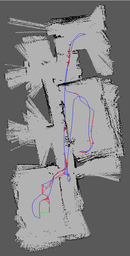
#> input picture planning/lab_map.png, 130 x 256 px, shrunk from 490 x 968 before the run
$ python a_star.py   (Python 2 division)   (older library calls are emulated)
#> lines starting #> are read from the running program, lines starting #| are printed output that depends on the picture; after the words box and inside, x2 and y2 are one past the last pixel; in counts of white or black regions, pixels touching at a corner belong together; long printed decimals are rounded
"""

A* grid based planning

author: Atsushi Sakai(@Atsushi_twi)
        Nikos Kanargias (nkana@tee.gr)

See Wikipedia article (https://en.wikipedia.org/wiki/A*_search_algorithm)
See also code of Christian Careaga (http://code.activestate.com/recipes/578919-python-a-pathfinding-with-binary-heap/)

"""


# [8 lines of commented-out code are left out]

import matplotlib.pyplot as plt
import math
import cv2
import numpy as np
from ipdb import set_trace

show_animation = True


class Node:

    def __init__(self, x, y, cost, pind):
        self.x = x
        self.y = y
        self.cost = cost
        self.pind = pind

    def __str__(self):
        return str(self.x) + "," + str(self.y) + "," + str(self.cost) + "," + str(self.pind)


def calc_fianl_path(ngoal, closedset, reso):
    # generate final course
    rx, ry = [ngoal.x * reso], [ngoal.y * reso]
    pind = ngoal.pind
    while pind != -1:
        n = closedset[pind]
        rx.append(n.x * reso)
        ry.append(n.y * reso)
        pind = n.pind

    return rx, ry


def a_star_planning(sx, sy, gx, gy, ox, oy, reso, rr):
    """
    gx: goal x position [m]
    gx: goal x position [m]
    ox: x position list of Obstacles [m]
    oy: y position list of Obstacles [m]
    reso: grid resolution [m]
    rr: robot radius[m]
    """

    nstart = Node(round(sx / reso), round(sy / reso), 0.0, -1)
    ngoal = Node(round(gx / reso), round(gy / reso), 0.0, -1)
    ox = [iox / reso for iox in ox]
    oy = [ioy / reso for ioy in oy]

    obmap, minx, miny, maxx, maxy, xw, yw = calc_obstacle_map(ox, oy, reso, rr)

    motion = get_motion_model()

    openset, closedset = dict(), dict()
    openset[calc_index(nstart, xw, minx, miny)] = nstart

    while 1:
        c_id = min(
            openset, key=lambda o: openset[o].cost + calc_heuristic(ngoal, openset[o]))
        current = openset[c_id]

        # show graph
        if show_animation:
            plt.plot(current.x * reso, current.y * reso, "xc")
            if len(closedset.keys()) % 10 == 0:
                plt.pause(0.001)

        if current.x == ngoal.x and current.y == ngoal.y:
            print("Find goal")
            ngoal.pind = current.pind
            ngoal.cost = current.cost
            break

        # Remove the item from the open set
        del openset[c_id]
        # Add it to the closed set
        closedset[c_id] = current

        # expand search grid based on motion model
        for i in range(len(motion)):
            node = Node(current.x + motion[i][0],
                        current.y + motion[i][1],
                        current.cost + motion[i][2], c_id)
            n_id = calc_index(node, xw, minx, miny)

            if not verify_node(node, obmap, minx, miny, maxx, maxy):
                continue

            if n_id in closedset:
                continue

            if n_id not in openset:
                openset[n_id] = node

            # The distance from start to a neighbor.
            # The "dist_between" function may vary as per the solution requirements.
            if node.cost >= openset[n_id].cost:
                continue  # This is not a better path.

            # This path is the best until now. Record it!
            openset[n_id].cost = node.cost
            openset[n_id].pind = c_id

    rx, ry = calc_fianl_path(ngoal, closedset, reso)

    return rx, ry


def calc_heuristic(n1, n2):
    w = 1.0  # weight of heuristic
    d = w * math.sqrt((n1.x - n2.x)**2 + (n1.y - n2.y)**2)
    return d


def verify_node(node, obmap, minx, miny, maxx, maxy):

    if node.x < minx:
        return False
    elif node.y < miny:
        return False
    elif node.x >= maxx:
        return False
    elif node.y >= maxy:
        return False
    # [4 lines of commented-out code are left out]

    if obmap[int(node.y)][int(node.x)]:
        return False

    return True


def calc_obstacle_map(ox, oy, reso, vr):

    minx = round(min(ox))
    miny = round(min(oy))
    maxx = round(max(ox))
    maxy = round(max(oy))
    print("minx:", minx)
    print("miny:", miny)
    print("maxx:", maxx)
    print("maxy:", maxy)

    xwidth = round(maxx - minx)
    ywidth = round(maxy - miny)
    print("xwidth:", xwidth)
    print("ywidth:", ywidth)

    # obstacle map generation
    obmap = [[False for i in range(int(xwidth))] for i in range(int(ywidth))]
    obmap = np.array(obmap)
    print np.array(obmap).shape    # set_trace()
    for ix in range(int(xwidth)-1):
        x = ix + minx
        for iy in range(int(ywidth)-1):
            y = iy + miny
            #  print(x, y)
            for iox, ioy in zip(ox, oy):
                d = math.sqrt((iox - x)**2 + (ioy - y)**2)
                if d <= vr / reso:
                    # set_trace()
                    # if iy < len(obmap[0]):
                    print ix,iy
                    obmap[iy][ix] = True
                    break
    # set_trace()
    return obmap, minx, miny, maxx, maxy, xwidth, ywidth


def calc_index(node, xwidth, xmin, ymin):
    return (node.y - ymin) * xwidth + (node.x - xmin)


def get_motion_model():
    # dx, dy, cost
    motion = [[1, 0, 1],
              [0, 1, 1],
              [-1, 0, 1],
              [0, -1, 1],
              [-1, -1, math.sqrt(2)],
              [-1, 1, math.sqrt(2)],
              [1, -1, math.sqrt(2)],
              [1, 1, math.sqrt(2)]]

    return motion


def main():
    print(__file__ + " start!!")

    # [5 lines of commented-out code are left out]
    sx = 25.0  # [m]
    sy = 5.0  # [m]
    gx = 5.0  # [m]
    gy = 10.0  # [m]
    # [4 lines of commented-out code are left out]
    grid_size = 0.1  # [m]
    # grid_size = 0.05
    robot_size = 0.2  # [m]

    ox, oy = generate_obstacles('lab_map.png')
    # [22 lines of commented-out code are left out]

    if show_animation:
        plt.plot(ox, oy, ".k")
        plt.plot(sx, sy, "xr")
        plt.plot(gx, gy, "xb")
        plt.grid(True)
        plt.axis("equal")

    rx, ry = a_star_planning(sx, sy, gx, gy, ox, oy, grid_size, robot_size)

    if show_animation:
        plt.plot(rx, ry, "-r")
        plt.show()

def generate_obstacles(file):
#> called with file = 'lab_map.png'
    map_raw = cv2.imread(file,0)
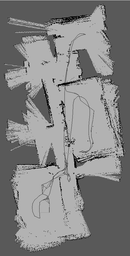
#> map_raw: shape (256, 130); min 0, max 216, mean 130.4
    # cv2.imshow('raw',map_raw)

    thresh = 10
    # thresh = 50  #10
    map_bw = cv2.threshold(map_raw, thresh, 255, cv2.THRESH_BINARY)[1]
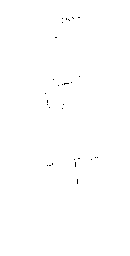
#> map_bw: shape (256, 130); 99.8% white; black in thin lines or dots, all inside (x1, y1, x2, y2) = (45, 17, 98, 184)
    map_bw = cv2.bitwise_not(map_bw)
    # cv2.imshow ('bw',map_bw)

    #try to clean up noise in the map
    kernel = np.ones((5,5),np.uint8)
    # map_bw = cv2.dilate(map_bw,kernel,iterations = 3)
    # map_bw = cv2.erode(map_bw,kernel,iterations = 3)
    map_bw = cv2.morphologyEx(map_bw, cv2.MORPH_CLOSE,kernel)
    map_bw = cv2.morphologyEx(map_bw, cv2.MORPH_CLOSE,kernel)
    # map_bw = cv2.morphologyEx(map_bw, cv2.MORPH_OPEN,kernel)
    # cv2.imshow('bw_d',map_bw)


    #convert to array to begin generating obstacles
    map_mat = np.array(map_bw)
    obs = np.nonzero(map_mat)
#> obs = 71 positions, rows 17 to 183, columns 45 to 97
    obs = np.array(obs)
    # set_trace()
    px_conv=0.03103


    print ("xmin: ")
    print (min(obs[:,0])*px_conv)
#| 0.5275
    print ("xmax: ")
    print (max(obs[:,0])*px_conv)
#| 2.234
    print ("ymin: ")
    print (min(obs[:,1])*px_conv)
#| 0.5275
    print ("ymax: ")
    print (max(obs[:,1])*px_conv)
#| 2.420


    #convert pixels to meters
    # px_conv=0.03103
    xmin = min(obs[1,:])*px_conv
#> xmin = 1.4
    xmax = max(obs[1,:])*px_conv
#> xmax = 3.01
    ymin = min(obs[0,:])*px_conv
#> ymin = 0.528
    ymax = max(obs[0,:])*px_conv
#> ymax = 5.68

    ob_list = []
    ox = []
    oy = []

    # ox = obs[1]
    # oy = obs[0]

    # prox_thresh = 0.2*2
    prox_thresh = 0.1*2
    # prox_thresh = 0.1
    for i,x in enumerate(obs.T):
        x = x*px_conv
        if i == 0:
            ob_list.append((x[1],x[0],0.25))
            ox.append(x[0])
            oy.append(x[1])
            print ("Generating Map:")
           # ob_list.append((x[1],x[0],0.15))
        else:
            if i%1000 == 0:
                print (np.float(i)/len(obs.T)*100),'%'
            min_dist = 1
            for i in range(0,len(ob_list)):
                min_dist =min(np.sqrt((x[1]-ob_list[i][0])**2+(x[0]-ob_list[i][1])**2),min_dist)
            if min_dist > prox_thresh:
                ob_list.append((x[1],x[0],0.25))
                ox.append(x[0])
                oy.append(x[1])
#> this loop made 71 passes
#> x on passes 1 to 12: [0.528, 2.23], [0.528, 2.42], [0.528, 2.45], [0.559, 1.92], [0.559, 1.95], [0.559, 1.99], [0.559, 2.02], [0.559, 2.05], [0.559, 2.23], [0.559, 2.27], [0.59, 1.92], [0.59, 1.95]
#| Generating Map:
#> after the loop, ob_list = 17 items, first 6: (2.23, 0.528, 0.25), (2.45, 0.528, 0.25), (1.92, 0.559, 0.25), (1.71, 1.15, 0.25), (2.45, 2.36, 0.25), (1.64, 2.45, 0.25); ox = [0.528, 0.528, 0.559, 1.15, 2.36, 2.45, 2.54, 2.58, 2.89, 3.1, 3.23, 3.32, 4.87, 4.9, 5.06, 5.09, 5.55]; oy = [2.23, 2.45, 1.92, 1.71, 2.45, 1.64, 2.2, 1.99, 1.4, 1.46, 1.95, 1.52, 2.95, 2.42, 1.61, 2.33, 2.39]
    return ox, oy
    # return ob_list,xmin,xmax,ymin,ymax

if __name__ == '__main__':
    main()
#> in a_star_planning, `ox = [iox / reso for iox in ox]`: ox = [5.28, 5.28, 5.59, 11.48, 23.58, 24.51, 25.44, 25.75, 28.86, 31.03, 32.27, 33.2, 48.72, 49.03, 50.58, 50.89, 55.54]
#> in a_star_planning, `oy = [ioy / reso for ioy in oy]`: oy = [22.34, 24.51, 19.24, 17.07, 24.51, 16.45, 22.03, 19.86, 13.96, 14.58, 19.55, 15.2, 29.48, 24.2, 16.14, 23.27, 23.89]
#> in calc_obstacle_map, `minx = round(min(ox))`: minx = 5
#> in calc_obstacle_map, `miny = round(min(oy))`: miny = 14
#> in calc_obstacle_map, `maxx = round(max(ox))`: maxx = 56
#> in calc_obstacle_map, `maxy = round(max(oy))`: maxy = 29
#| minx: 5
#| miny: 14
#| maxx: 56
#| maxy: 29
#> in calc_obstacle_map, `xwidth = round(maxx - minx)`: xwidth = 51
#> in calc_obstacle_map, `ywidth = round(maxy - miny)`: ywidth = 15
#| xwidth: 51
#| ywidth: 15
#| (15, 51)
#> in a_star_planning, `obmap, minx, miny, maxx, maxy, xw, yw = calc_obstacle_map(ox, oy, reso..`: minx = 5; miny = 14; maxx = 56; maxy = 29; xw = 51; yw = 15
#> the loop in a_star_planning, `while 1:` made 2 passes
#> pass 1, in a_star_planning, `plt.pause(0.001)`:
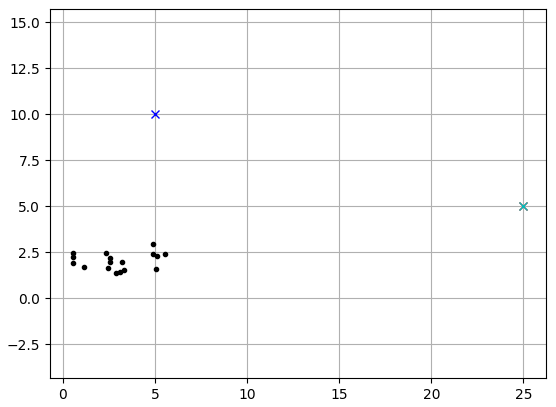
#> figure drawn by matplotlib, 1 panel
#> after the loop in a_star_planning, `while 1:`: closedset = 1 item; openset = 0 items
#> (the run stopped early here; a loop or call above may not have finished)
